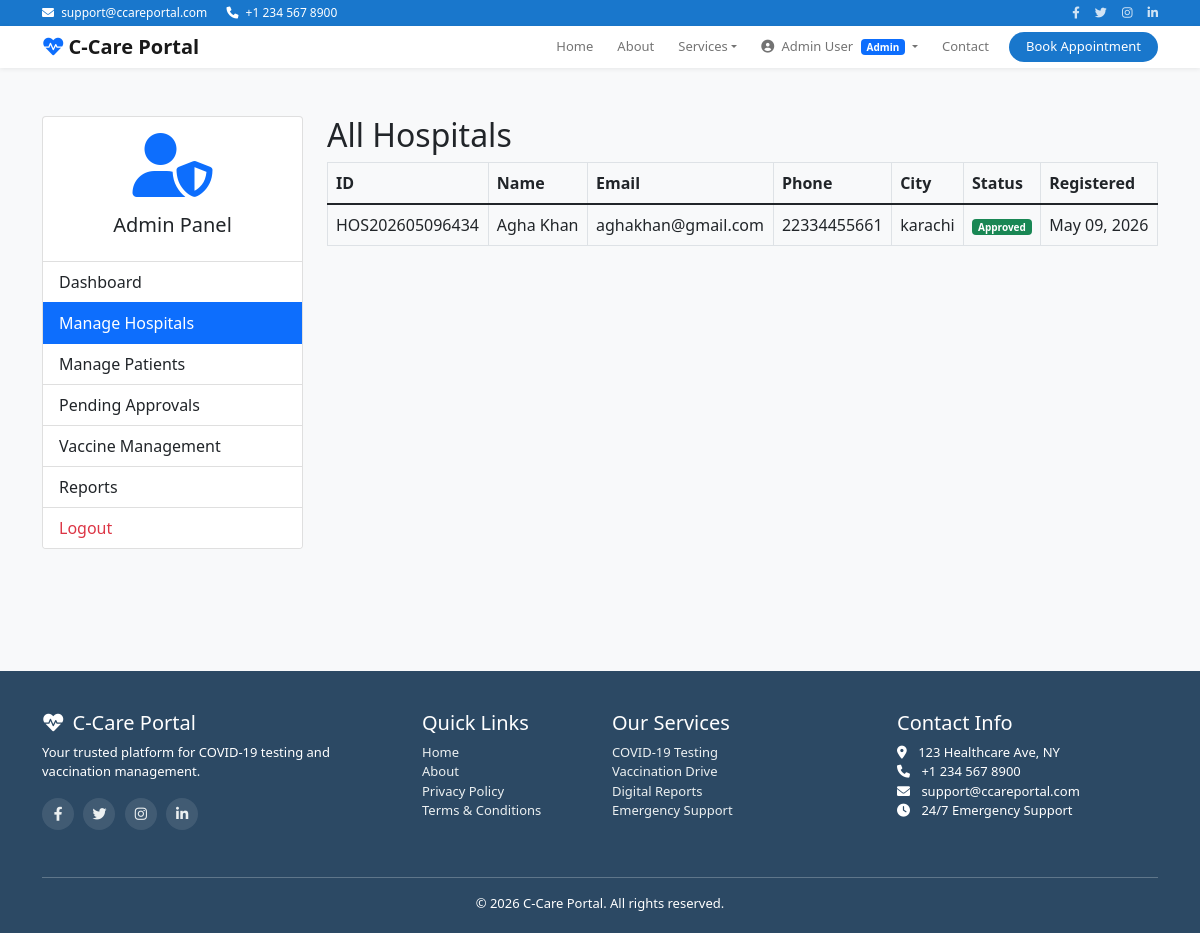
The page /admin/hospitals.php (signed in) on the database its author committed.
### tables this page shows
CREATE TABLE `hospitals` (
  `id` int(11) NOT NULL,
  `hospital_id` varchar(50) NOT NULL,
  `name` varchar(200) NOT NULL,
  `email` varchar(100) NOT NULL,
  `password` varchar(255) NOT NULL,
  `phone` varchar(20) DEFAULT NULL,
  `address` text DEFAULT NULL,
  `city` varchar(100) DEFAULT NULL,
  `state` varchar(100) DEFAULT NULL,
  `zip_code` varchar(20) DEFAULT NULL,
  `approval_status` enum('pending','approved','rejected') DEFAULT 'pending',
  `registration_date` timestamp NOT NULL DEFAULT current_timestamp()
);

### admin/hospitals.php (the view, shortened to what this page needs)
<?php
$database = Database::getInstance();
$conn = $database->getConnection();
$query = "SELECT * FROM hospitals ORDER BY registration_date DESC";
$stmt = $conn->prepare($query);
$stmt->execute();
$hospitals = $stmt->fetchAll(PDO::FETCH_ASSOC);
?>
<?php include '../includes/header.php'; ?>
<div class="container py-5">
    <div class="row">
        <div class="col-md-3">
            <div class="card mb-4">
                <div class="card-body text-center">
                    <i class="fas fa-user-shield fa-4x mb-3 text-primary"></i>
                    <h5>Admin Panel</h5>
                </div>
                <div class="list-group list-group-flush">
                    <a href="dashboard.php" class="list-group-item list-group-item-action">Dashboard</a>
                    <a href="hospitals.php" class="list-group-item list-group-item-action active">Manage Hospitals</a>
                    <a href="patients.php" class="list-group-item list-group-item-action">Manage Patients</a>
                    <a href="approve-hospitals.php" class="list-group-item list-group-item-action">Pending Approvals</a>
                    <a href="vaccines.php" class="list-group-item list-group-item-action">Vaccine Management</a>
                    <a href="reports.php" class="list-group-item list-group-item-action">Reports</a>
                    <a href="../auth/logout.php" class="list-group-item list-group-item-action text-danger">Logout</a>
                </div>
            </div>
        </div>
        <div class="col-md-9">
            <h2>All Hospitals</h2>
            <div class="table-responsive">
                <table class="table table-bordered" id="hospitalsTable">
                    <thead>
                        <tr>
                            <th>ID</th>
                            <th>Name</th>
                            <th>Email</th>
                            <th>Phone</th>
                            <th>City</th>
                            <th>Status</th>
                            <th>Registered</th>
                        </tr>
                    </thead>
                    <tbody>
                        <?php foreach ($hospitals as $hospital): ?>
                        <tr>
                            <td><?php echo $hospital['hospital_id']; ?></td>
                            <td><?php echo htmlspecialchars($hospital['name']); ?></td>
                            <td><?php echo $hospital['email']; ?></td>
                            <td><?php echo $hospital['phone']; ?></td>
                            <td><?php echo $hospital['city']; ?></td>
                            <td><?php echo getStatusBadge($hospital['approval_status']); ?></td>
                            <td><?php echo formatDate($hospital['registration_date']); ?></td>
                        </tr>
                        <?php endforeach; ?>
                    </tbody>
                </table>
            </div>
        </div>
    </div>
</div>
<?php include '../includes/footer.php'; ?>

### includes/functions.php (shortened to what this page needs)
<?php
function getStatusBadge($status) {
    $badges = [
        'pending' => 'warning',
        'approved' => 'success',
        'confirmed' => 'info',
        'completed' => 'success',
        'cancelled' => 'danger',
        'positive' => 'danger',
        'negative' => 'success',
        'scheduled' => 'info',
        'active' => 'success'
    ];
    $color = isset($badges[$status]) ? $badges[$status] : 'secondary';
    return "<span class='badge bg-$color'>" . ucfirst($status) . "</span>";
}
function formatDate($date) {
    return date('M d, Y', strtotime($date));
}
?>

### includes/header.php (style rules this page uses)
:root { --primary-color: #1977cc; --secondary-color: #2c4964; }
body { font-family: 'Segoe UI', Tahoma, Geneva, Verdana, sans-serif; background-color: #f8f9fa; }
.badge { font-size: 10px; padding: 3px 6px; }

### rows shown on the page
hospitals: hospital "HOS202605096434", name "Agha Khan", email "aghakhan@gmail.com", phone "22334455661", city "karachi", approval_status "Approved", registration_date "May 09, 2026"

### other values the page prints
$_SESSION['name'] "Admin User"
$_SESSION['role'] "Admin"
